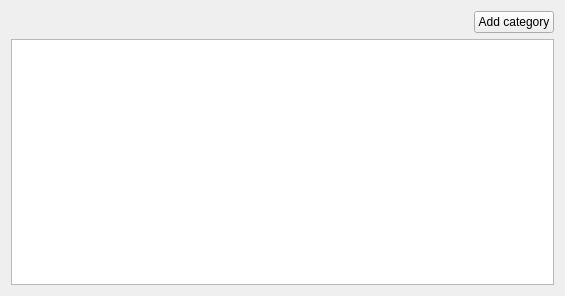
<?xml version="1.0" encoding="UTF-8"?>
<ui version="4.0">
 <class>AccountTreeWidget</class>
 <widget class="QWidget" name="AccountTreeWidget">
  <property name="geometry">
   <rect>
    <x>0</x>
    <y>0</y>
    <width>565</width>
    <height>296</height>
   </rect>
  </property>
  <property name="windowTitle">
   <string>Accounts</string>
  </property>
  <layout class="QVBoxLayout" name="verticalLayout">
   <item>
    <layout class="QHBoxLayout" name="horizontalLayout">
     <item alignment="Qt::AlignRight">
      <widget class="QPushButton" name="addCategoryButton">
       <property name="sizePolicy">
        <sizepolicy hsizetype="Preferred" vsizetype="Preferred">
         <horstretch>0</horstretch>
         <verstretch>0</verstretch>
        </sizepolicy>
       </property>
       <property name="text">
        <string>Add category</string>
       </property>
      </widget>
     </item>
    </layout>
   </item>
   <item>
    <widget class="QTreeView" name="treeView">
     <property name="contextMenuPolicy">
      <enum>Qt::CustomContextMenu</enum>
     </property>
     <property name="sizeAdjustPolicy">
      <enum>QAbstractScrollArea::AdjustToContents</enum>
     </property>
     <property name="dragEnabled">
      <bool>true</bool>
     </property>
     <property name="dragDropOverwriteMode">
      <bool>true</bool>
     </property>
     <property name="dragDropMode">
      <enum>QAbstractItemView::InternalMove</enum>
     </property>
     <property name="alternatingRowColors">
      <bool>true</bool>
     </property>
     <property name="indentation">
      <number>20</number>
     </property>
     <property name="itemsExpandable">
      <bool>true</bool>
     </property>
     <property name="headerHidden">
      <bool>true</bool>
     </property>
     <property name="expandsOnDoubleClick">
      <bool>true</bool>
     </property>
    </widget>
   </item>
  </layout>
 </widget>
 <resources>
  <include location="../../icons/tikka.slots.pyqt.resources.icons.index.qrc"/>
 </resources>
 <connections/>
</ui>
